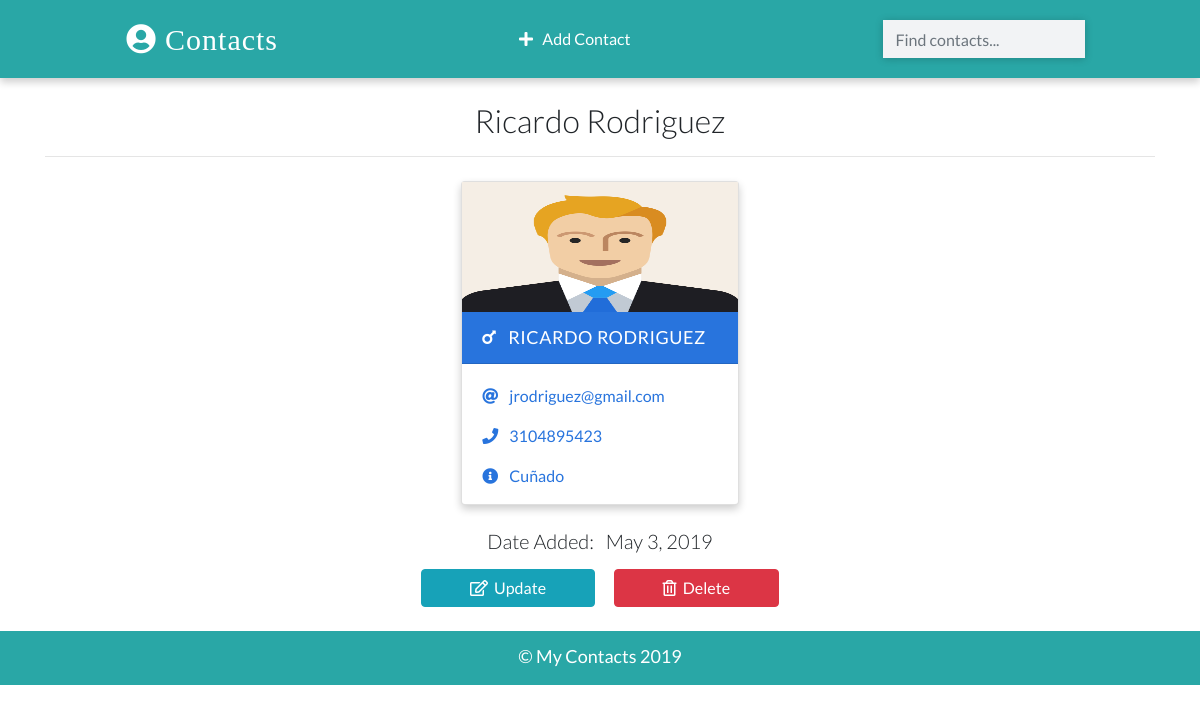
Screenshot of /detail/3/ with the database file from the repository.
### app/models.py (models this page shows, shortened)
class Contact(models.Model):
    name = models.CharField(max_length=20)
    email = models.EmailField(max_length=100)
    phone = models.IntegerField()
    info = models.CharField(max_length=30)
    gender = models.CharField(max_length=50, choices=(
         ('male', 'Male'),
         ('female', 'Female')
        )
    )
    image = models.ImageField(upload_to='images/', blank=True)
    date_added = models.DateField( auto_now_add=True)
    class Meta:
        ordering = ['-id']

### app/views.py (the view)
# urls.py: path('detail/<int:pk>/', views.ContactDetailView.as_view(), name='detail' ),
class ContactDetailView(DetailView):
    template_name = 'detail.html'
    model = Contact
    context_object_name = 'contact'

### templates/detail.html (shortened to what this page needs)
{% extends 'base.html' %}
{% load static %}
{% block content %}
    <div class="container">
      <h2 class="heading font-weight-light text-center">{{contact.name}}</h2>
      <hr />
    </div>
    <div class="container main-part">
      {% include 'partials/_card.html' %}
    </div>
    <div class="container mt-3">
    <h5 class="text-center my-3 font-weight-light">Date Added: &nbsp; {{contact.date_added}}</h5>
       <p class="text-center text-light">
        <a class="btn btn-info px-5" href="{% url 'update' contact.id %}">
          <i class="far fa-edit"></i>&nbsp; Update
        </a>
        <a class="btn btn-danger px-5" href="{% url 'delete' contact.id %}">
          <i class="far fa-trash-alt"></i>&nbsp; Delete
        </a>
       </p>
    </div>
{% endblock content %}

### templates/partials/_card.html (shortened to what this page needs)
{% load static %}
{% if contact.gender == 'male' %}
    <div class="card my-2 mx-2 boy-card {% if 'detail' in request.path %} mx-auto w-25 {% endif %}">
        <img
            src="{% if contact.image %}
                    {{contact.image.url}}
                {% else %}
                    {% static './images/boy.png' %}
                {% endif %}"
            class="img-fluid"/>
        <div class="card-header">
            <a href='{% url 'detail' contact.id %}' class="text-white header-link">
                <i class="fas fa-mars mr-2"></i> {{contact.name}}</a>
        </div>
        <div class="card-body pb-0">
            <p>
                <i class="fas fa-at mr-2"></i>
                <a href="mailto{{contact.email}}">{{contact.email}}</a>
            </p>
            <p>
                <i class="fas fa-phone mr-2"></i>
                <a href="tel:{{contact.phone}}">{{contact.phone}}</a>
            </p>
            <p>
                <i class="fas fa-info-circle mr-2"></i>
                {{contact.info}}</p>
        </div>
    </div>
{% endif %}

### static/css/main.css (style rules this page uses)
:root { --back: #29a7a6; --girl: #e64298; --boy: #2874dd; }
body { font-family: Lato, sans-serif; }
.card { box-shadow: 0 4px 8px 0 rgba(0, 0, 0, 0.2); transition: 0.3s; min-width: 250px; box-sizing: border-box; }
img { height: 130px !important; }
.card-header { font-size: 18px; letter-spacing: 0.5px; text-transform: uppercase; }
.boy-card .card-header { background-color: var(--boy); }
.boy-card .card-body, .boy-card .card-body p a { color: var(--boy); }
.card-body p { cursor: pointer; }
.main-part { display: flex; flex-wrap: wrap; justify-content: space-evenly; }

### rows the page displays
Contact: name "Ricardo Rodriguez", name "RICARDO RODRIGUEZ", email "jrodriguez@gmail.com", phone "3104895423", info "Cuñado", date_added "May 3, 2019"
